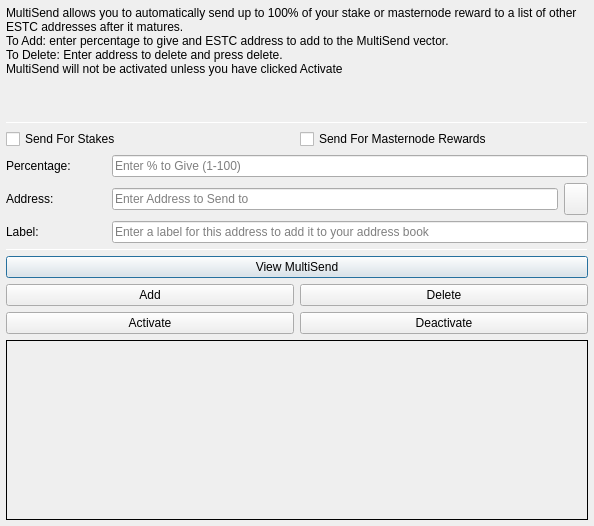
<?xml version="1.0" encoding="UTF-8"?>
<ui version="4.0">
 <class>MultiSendDialog</class>
 <widget class="QDialog" name="MultiSendDialog">
  <property name="windowModality">
   <enum>Qt::NonModal</enum>
  </property>
  <property name="geometry">
   <rect>
    <x>0</x>
    <y>0</y>
    <width>594</width>
    <height>526</height>
   </rect>
  </property>
  <property name="windowTitle">
   <string>MultiSend</string>
  </property>
  <layout class="QVBoxLayout" name="verticalLayout" stretch="0">
   <property name="leftMargin">
    <number>6</number>
   </property>
   <property name="topMargin">
    <number>6</number>
   </property>
   <property name="rightMargin">
    <number>6</number>
   </property>
   <property name="bottomMargin">
    <number>6</number>
   </property>
   <item>
    <layout class="QVBoxLayout" name="verticalLayout_Main" stretch="1,1,1,0,1,1,1">
     <item>
      <widget class="QLabel" name="label_2">
       <property name="lineWidth">
        <number>1</number>
       </property>
       <property name="text">
        <string>MultiSend allows you to automatically send up to 100% of your stake or masternode reward to a list of other ESTC addresses after it matures.
To Add: enter percentage to give and ESTC address to add to the MultiSend vector.
To Delete: Enter address to delete and press delete.
MultiSend will not be activated unless you have clicked Activate</string>
       </property>
       <property name="alignment">
        <set>Qt::AlignLeading|Qt::AlignLeft|Qt::AlignTop</set>
       </property>
       <property name="wordWrap">
        <bool>true</bool>
       </property>
      </widget>
     </item>
     <item>
      <widget class="Line" name="line">
       <property name="minimumSize">
        <size>
         <width>0</width>
         <height>1</height>
        </size>
       </property>
       <property name="maximumSize">
        <size>
         <width>16777215</width>
         <height>1</height>
        </size>
       </property>
       <property name="orientation">
        <enum>Qt::Horizontal</enum>
       </property>
      </widget>
     </item>
     <item>
      <layout class="QVBoxLayout" name="verticalLayout_Settings">
       <item>
        <layout class="QHBoxLayout" name="horizontalLayout">
         <item>
          <widget class="QCheckBox" name="multiSendStakeCheckBox">
           <property name="text">
            <string>Send For Stakes</string>
           </property>
          </widget>
         </item>
         <item>
          <widget class="QCheckBox" name="multiSendMasternodeCheckBox">
           <property name="text">
            <string>Send For Masternode Rewards</string>
           </property>
          </widget>
         </item>
        </layout>
       </item>
       <item>
        <layout class="QHBoxLayout" name="horizontalLayout_6">
         <item>
          <widget class="QLabel" name="label">
           <property name="minimumSize">
            <size>
             <width>100</width>
             <height>0</height>
            </size>
           </property>
           <property name="toolTip">
            <string>Percentage of stake to send</string>
           </property>
           <property name="text">
            <string>Percentage:</string>
           </property>
          </widget>
         </item>
         <item>
          <widget class="QLineEdit" name="multiSendPercentEdit">
           <property name="toolTip">
            <string>Enter whole numbers 1 - 100</string>
           </property>
           <property name="placeholderText">
            <string>Enter % to Give (1-100)</string>
           </property>
          </widget>
         </item>
        </layout>
       </item>
       <item>
        <layout class="QHBoxLayout" name="horizontalLayout_7">
         <item>
          <widget class="QLabel" name="label_5">
           <property name="minimumSize">
            <size>
             <width>100</width>
             <height>0</height>
            </size>
           </property>
           <property name="toolTip">
            <string>Address to send portion of stake to</string>
           </property>
           <property name="text">
            <string>Address:</string>
           </property>
          </widget>
         </item>
         <item>
          <widget class="QLineEdit" name="multiSendAddressEdit">
           <property name="toolTip">
            <string/>
           </property>
           <property name="placeholderText">
            <string>Enter Address to Send to</string>
           </property>
          </widget>
         </item>
         <item>
          <widget class="QToolButton" name="addressBookButton">
           <property name="maximumSize">
            <size>
             <width>16777215</width>
             <height>32</height>
            </size>
           </property>
           <property name="toolTip">
            <string>Choose an address from the address book</string>
           </property>
           <property name="text">
            <string/>
           </property>
           <property name="icon">
            <iconset resource="../esterra.qrc">
             <normaloff>:/icons/address-book</normaloff>:/icons/address-book</iconset>
           </property>
           <property name="shortcut">
            <string>Alt+A</string>
           </property>
          </widget>
         </item>
        </layout>
       </item>
      </layout>
     </item>
     <item>
      <layout class="QHBoxLayout" name="horizontalLayout_3">
       <item>
        <widget class="QLabel" name="label_3">
         <property name="minimumSize">
          <size>
           <width>100</width>
           <height>0</height>
          </size>
         </property>
         <property name="text">
          <string>Label:</string>
         </property>
        </widget>
       </item>
       <item>
        <widget class="QLineEdit" name="labelAddressLabelEdit">
         <property name="placeholderText">
          <string>Enter a label for this address to add it to your address book</string>
         </property>
        </widget>
       </item>
      </layout>
     </item>
     <item>
      <widget class="Line" name="line_2">
       <property name="minimumSize">
        <size>
         <width>0</width>
         <height>1</height>
        </size>
       </property>
       <property name="maximumSize">
        <size>
         <width>16777215</width>
         <height>1</height>
        </size>
       </property>
       <property name="orientation">
        <enum>Qt::Horizontal</enum>
       </property>
      </widget>
     </item>
     <item>
      <layout class="QVBoxLayout" name="verticalLayout_Buttons">
       <item>
        <layout class="QHBoxLayout" name="horizontalLayout_4">
         <item>
          <widget class="QPushButton" name="viewButton">
           <property name="toolTip">
            <string/>
           </property>
           <property name="statusTip">
            <string>View MultiSend Vector</string>
           </property>
           <property name="text">
            <string>View MultiSend</string>
           </property>
          </widget>
         </item>
        </layout>
       </item>
       <item>
        <layout class="QHBoxLayout" name="horizontalLayout_2">
         <item>
          <widget class="QPushButton" name="addButton">
           <property name="toolTip">
            <string/>
           </property>
           <property name="statusTip">
            <string>Add to MultiSend Vector</string>
           </property>
           <property name="text">
            <string>Add</string>
           </property>
          </widget>
         </item>
         <item>
          <widget class="QPushButton" name="deleteButton">
           <property name="toolTip">
            <string/>
           </property>
           <property name="statusTip">
            <string>Delete Address From MultiSend Vector</string>
           </property>
           <property name="text">
            <string>Delete</string>
           </property>
          </widget>
         </item>
        </layout>
       </item>
       <item>
        <layout class="QHBoxLayout" name="horizontalLayout_5">
         <item>
          <widget class="QPushButton" name="activateButton">
           <property name="statusTip">
            <string>Activate MultiSend</string>
           </property>
           <property name="text">
            <string>Activate</string>
           </property>
          </widget>
         </item>
         <item>
          <widget class="QPushButton" name="disableButton">
           <property name="statusTip">
            <string>Deactivate MultiSend</string>
           </property>
           <property name="text">
            <string>Deactivate</string>
           </property>
          </widget>
         </item>
        </layout>
       </item>
      </layout>
     </item>
     <item>
      <widget class="QLabel" name="message">
       <property name="minimumSize">
        <size>
         <width>0</width>
         <height>180</height>
        </size>
       </property>
       <property name="frameShape">
        <enum>QFrame::Panel</enum>
       </property>
       <property name="frameShadow">
        <enum>QFrame::Plain</enum>
       </property>
       <property name="lineWidth">
        <number>1</number>
       </property>
       <property name="midLineWidth">
        <number>1</number>
       </property>
       <property name="text">
        <string/>
       </property>
       <property name="alignment">
        <set>Qt::AlignLeading|Qt::AlignLeft|Qt::AlignTop</set>
       </property>
       <property name="wordWrap">
        <bool>true</bool>
       </property>
      </widget>
     </item>
    </layout>
   </item>
  </layout>
 </widget>
 <resources>
  <include location="../esterra.qrc"/>
 </resources>
 <connections/>
</ui>
